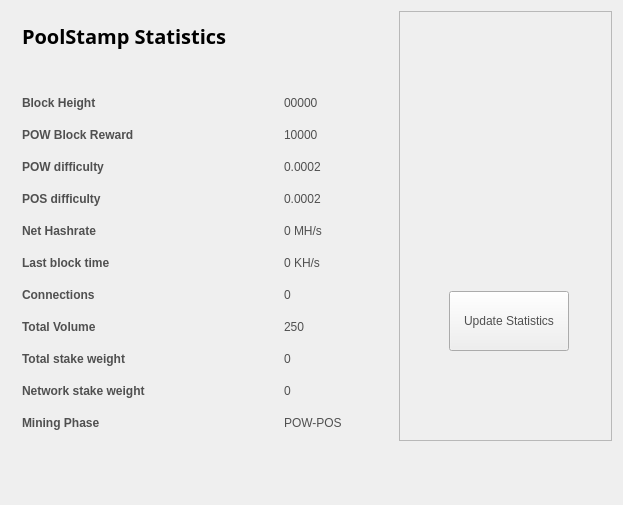
<?xml version="1.0" encoding="UTF-8"?>
<ui version="4.0">
 <class>StatisticsPage</class>
 <widget class="QWidget" name="StatisticsPage">
  <property name="windowModality">
   <enum>Qt::NonModal</enum>
  </property>
  <property name="geometry">
   <rect>
    <x>0</x>
    <y>0</y>
    <width>623</width>
    <height>505</height>
   </rect>
  </property>
  <property name="windowTitle">
   <string>Digging</string>
  </property>
  <property name="styleSheet">
   <string notr="true">color:#505050;
font-family:'Open Sans,sans-serif';</string>
  </property>
  <layout class="QGridLayout" name="gridLayout">
   <property name="sizeConstraint">
    <enum>QLayout::SetMaximumSize</enum>
   </property>
   <item row="0" column="1">
    <widget class="QFrame" name="frame">
     <property name="minimumSize">
      <size>
       <width>213</width>
       <height>0</height>
      </size>
     </property>
     <property name="frameShape">
      <enum>QFrame::StyledPanel</enum>
     </property>
     <property name="frameShadow">
      <enum>QFrame::Raised</enum>
     </property>
     <widget class="QPushButton" name="startButton">
      <property name="geometry">
       <rect>
        <x>50</x>
        <y>280</y>
        <width>120</width>
        <height>60</height>
       </rect>
      </property>
      <property name="sizePolicy">
       <sizepolicy hsizetype="Fixed" vsizetype="Fixed">
        <horstretch>0</horstretch>
        <verstretch>0</verstretch>
       </sizepolicy>
      </property>
      <property name="minimumSize">
       <size>
        <width>120</width>
        <height>60</height>
       </size>
      </property>
      <property name="autoFillBackground">
       <bool>false</bool>
      </property>
      <property name="styleSheet">
       <string notr="true"/>
      </property>
      <property name="text">
       <string>Update Statistics</string>
      </property>
     </widget>
     <widget class="QLabel" name="label">
      <property name="geometry">
       <rect>
        <x>10</x>
        <y>10</y>
        <width>191</width>
        <height>191</height>
       </rect>
      </property>
      <property name="text">
       <string/>
      </property>
      <property name="pixmap">
       <pixmap resource="../bitcoin.qrc">:/icons/coinbg</pixmap>
      </property>
      <property name="scaledContents">
       <bool>true</bool>
      </property>
     </widget>
    </widget>
   </item>
   <item row="0" column="0">
    <widget class="QFrame" name="gridFrame_2">
     <layout class="QGridLayout" name="gridLayout_4">
      <item row="3" column="0">
       <layout class="QFormLayout" name="formLayout_2">
        <property name="fieldGrowthPolicy">
         <enum>QFormLayout::FieldsStayAtSizeHint</enum>
        </property>
        <property name="horizontalSpacing">
         <number>139</number>
        </property>
        <property name="verticalSpacing">
         <number>18</number>
        </property>
        <property name="rightMargin">
         <number>0</number>
        </property>
        <item row="1" column="0">
         <widget class="QLabel" name="label_14">
          <property name="text">
           <string>&lt;html&gt;&lt;head/&gt;&lt;body&gt;&lt;p&gt;&lt;span style=&quot; font-weight:600;&quot;&gt;Block Height&lt;/span&gt;&lt;/p&gt;&lt;/body&gt;&lt;/html&gt;</string>
          </property>
         </widget>
        </item>
        <item row="1" column="1">
         <widget class="QLabel" name="heightBox">
          <property name="text">
           <string>00000</string>
          </property>
         </widget>
        </item>
        <item row="2" column="0">
         <widget class="QLabel" name="label_12">
          <property name="text">
           <string>&lt;html&gt;&lt;head/&gt;&lt;body&gt;&lt;p&gt;&lt;span style=&quot; font-weight:600;&quot;&gt;POW Block Reward&lt;/span&gt;&lt;/p&gt;&lt;/body&gt;&lt;/html&gt;</string>
          </property>
         </widget>
        </item>
        <item row="2" column="1">
         <widget class="QLabel" name="rewardBox">
          <property name="text">
           <string>10000</string>
          </property>
         </widget>
        </item>
        <item row="3" column="0">
         <widget class="QLabel" name="label_13">
          <property name="text">
           <string>&lt;html&gt;&lt;head/&gt;&lt;body&gt;&lt;p&gt;&lt;span style=&quot; font-weight:600;&quot;&gt;POW difficulty&lt;/span&gt;&lt;/p&gt;&lt;/body&gt;&lt;/html&gt;</string>
          </property>
         </widget>
        </item>
        <item row="3" column="1">
         <widget class="QLabel" name="diffBox">
          <property name="text">
           <string>0.0002</string>
          </property>
         </widget>
        </item>
        <item row="4" column="0">
         <widget class="QLabel" name="label_9">
          <property name="text">
           <string>&lt;html&gt;&lt;head/&gt;&lt;body&gt;&lt;p&gt;&lt;span style=&quot; font-weight:600;&quot;&gt;POS difficulty&lt;/span&gt;&lt;/p&gt;&lt;/body&gt;&lt;/html&gt;</string>
          </property>
         </widget>
        </item>
        <item row="4" column="1">
         <widget class="QLabel" name="diffBox2">
          <property name="text">
           <string>0.0002</string>
          </property>
         </widget>
        </item>
        <item row="5" column="1">
         <widget class="QLabel" name="pawrateBox">
          <property name="text">
           <string>0 MH/s</string>
          </property>
         </widget>
        </item>
        <item row="6" column="0">
         <widget class="QLabel" name="label3_2">
          <property name="sizePolicy">
           <sizepolicy hsizetype="Preferred" vsizetype="Maximum">
            <horstretch>0</horstretch>
            <verstretch>0</verstretch>
           </sizepolicy>
          </property>
          <property name="text">
           <string>&lt;html&gt;&lt;head/&gt;&lt;body&gt;&lt;p&gt;&lt;span style=&quot; font-weight:600;&quot;&gt;Last block time&lt;/span&gt;&lt;/p&gt;&lt;/body&gt;&lt;/html&gt;</string>
          </property>
         </widget>
        </item>
        <item row="6" column="1">
         <widget class="QLabel" name="localBox">
          <property name="text">
           <string>0 KH/s</string>
          </property>
         </widget>
        </item>
        <item row="7" column="0">
         <widget class="QLabel" name="label1_2">
          <property name="text">
           <string>&lt;html&gt;&lt;head/&gt;&lt;body&gt;&lt;p&gt;&lt;span style=&quot; font-weight:600;&quot;&gt;Connections&lt;/span&gt;&lt;/p&gt;&lt;/body&gt;&lt;/html&gt;</string>
          </property>
         </widget>
        </item>
        <item row="7" column="1">
         <widget class="QLabel" name="connectionBox">
          <property name="text">
           <string>0</string>
          </property>
         </widget>
        </item>
        <item row="8" column="0">
         <widget class="QLabel" name="label_8">
          <property name="text">
           <string>&lt;html&gt;&lt;head/&gt;&lt;body&gt;&lt;p&gt;&lt;span style=&quot; font-weight:600;&quot;&gt;Total Volume&lt;/span&gt;&lt;/p&gt;&lt;/body&gt;&lt;/html&gt;</string>
          </property>
         </widget>
        </item>
        <item row="8" column="1">
         <widget class="QLabel" name="volumeBox">
          <property name="text">
           <string>250</string>
          </property>
         </widget>
        </item>
        <item row="9" column="0">
         <widget class="QLabel" name="label_10">
          <property name="text">
           <string>&lt;html&gt;&lt;head/&gt;&lt;body&gt;&lt;p&gt;&lt;span style=&quot; font-weight:600;&quot;&gt;Total stake weight&lt;/span&gt;&lt;/p&gt;&lt;/body&gt;&lt;/html&gt;</string>
          </property>
         </widget>
        </item>
        <item row="9" column="1">
         <widget class="QLabel" name="minBox">
          <property name="text">
           <string>0</string>
          </property>
         </widget>
        </item>
        <item row="10" column="0">
         <widget class="QLabel" name="label_11">
          <property name="text">
           <string>&lt;html&gt;&lt;head/&gt;&lt;body&gt;&lt;p&gt;&lt;span style=&quot; font-weight:600;&quot;&gt;Network stake weight&lt;/span&gt;&lt;/p&gt;&lt;/body&gt;&lt;/html&gt;</string>
          </property>
         </widget>
        </item>
        <item row="10" column="1">
         <widget class="QLabel" name="maxBox">
          <property name="text">
           <string>0</string>
          </property>
         </widget>
        </item>
        <item row="11" column="0">
         <widget class="QLabel" name="label_15">
          <property name="text">
           <string>&lt;html&gt;&lt;head/&gt;&lt;body&gt;&lt;p&gt;&lt;span style=&quot; font-weight:600;&quot;&gt;Mining Phase&lt;/span&gt;&lt;/p&gt;&lt;/body&gt;&lt;/html&gt;</string>
          </property>
         </widget>
        </item>
        <item row="11" column="1">
         <widget class="QLabel" name="cBox">
          <property name="text">
           <string>POW-POS</string>
          </property>
         </widget>
        </item>
        <item row="5" column="0">
         <widget class="QLabel" name="label_16">
          <property name="text">
           <string>&lt;html&gt;&lt;head/&gt;&lt;body&gt;&lt;p&gt;&lt;span style=&quot; font-weight:600;&quot;&gt;Net Hashrate&lt;/span&gt;&lt;/p&gt;&lt;/body&gt;&lt;/html&gt;</string>
          </property>
         </widget>
        </item>
       </layout>
      </item>
      <item row="1" column="0">
       <layout class="QHBoxLayout" name="horizontalLayout_4">
        <property name="spacing">
         <number>7</number>
        </property>
        <item>
         <widget class="QLabel" name="label_5">
          <property name="font">
           <font>
            <family>Open Sans,sans-serif</family>
           </font>
          </property>
          <property name="text">
           <string>&lt;html&gt;&lt;head/&gt;&lt;body&gt;&lt;p&gt;&lt;span style=&quot; font-size:20px; font-weight:600; color:#000000;&quot;&gt;PoolStamp Statistics&lt;/span&gt;&lt;/p&gt;&lt;/body&gt;&lt;/html&gt;</string>
          </property>
         </widget>
        </item>
        <item>
         <spacer name="horizontalSpacer_2">
          <property name="orientation">
           <enum>Qt::Horizontal</enum>
          </property>
          <property name="sizeHint" stdset="0">
           <size>
            <width>40</width>
            <height>20</height>
           </size>
          </property>
         </spacer>
        </item>
       </layout>
      </item>
      <item row="2" column="0">
       <spacer name="verticalSpacer_2">
        <property name="orientation">
         <enum>Qt::Vertical</enum>
        </property>
        <property name="sizeHint" stdset="0">
         <size>
          <width>20</width>
          <height>40</height>
         </size>
        </property>
       </spacer>
      </item>
     </layout>
    </widget>
   </item>
   <item row="1" column="0">
    <spacer name="verticalSpacer">
     <property name="orientation">
      <enum>Qt::Vertical</enum>
     </property>
     <property name="sizeHint" stdset="0">
      <size>
       <width>20</width>
       <height>40</height>
      </size>
     </property>
    </spacer>
   </item>
  </layout>
 </widget>
 <layoutdefault spacing="6" margin="11"/>
 <resources/>
 <connections/>
</ui>
